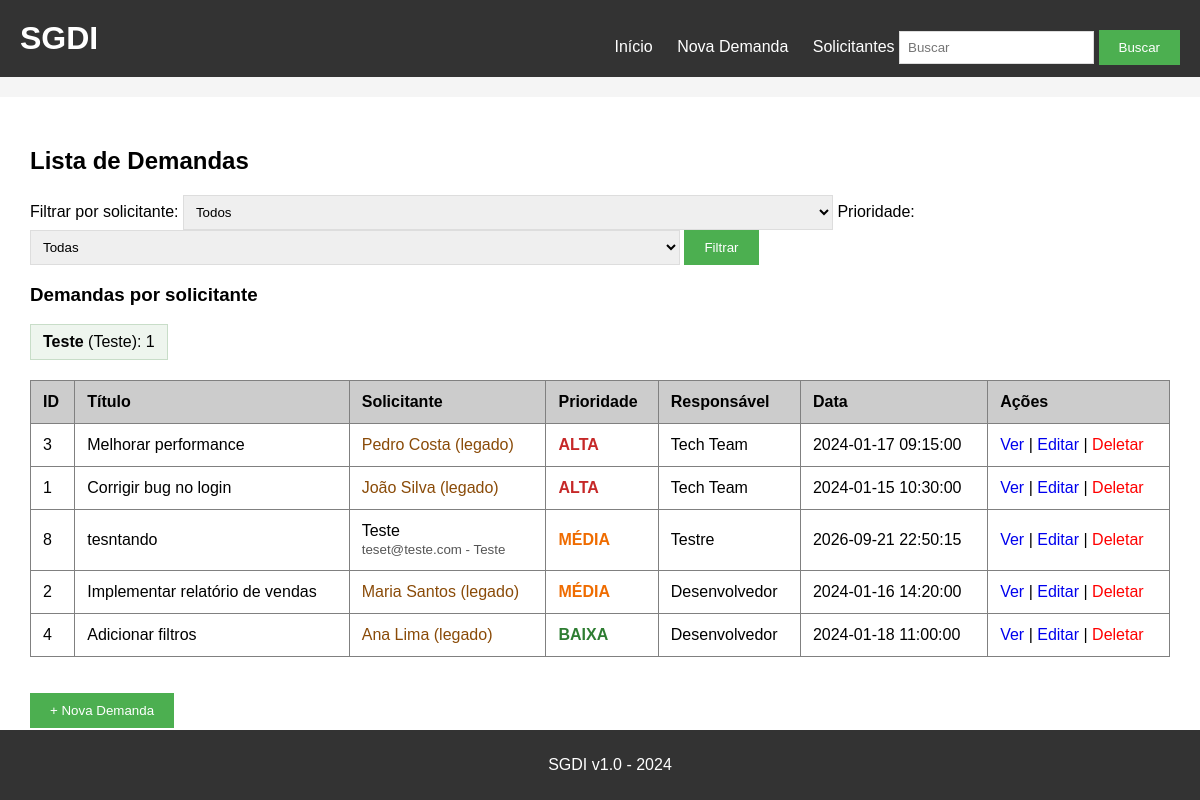
Before: / with the older database file.
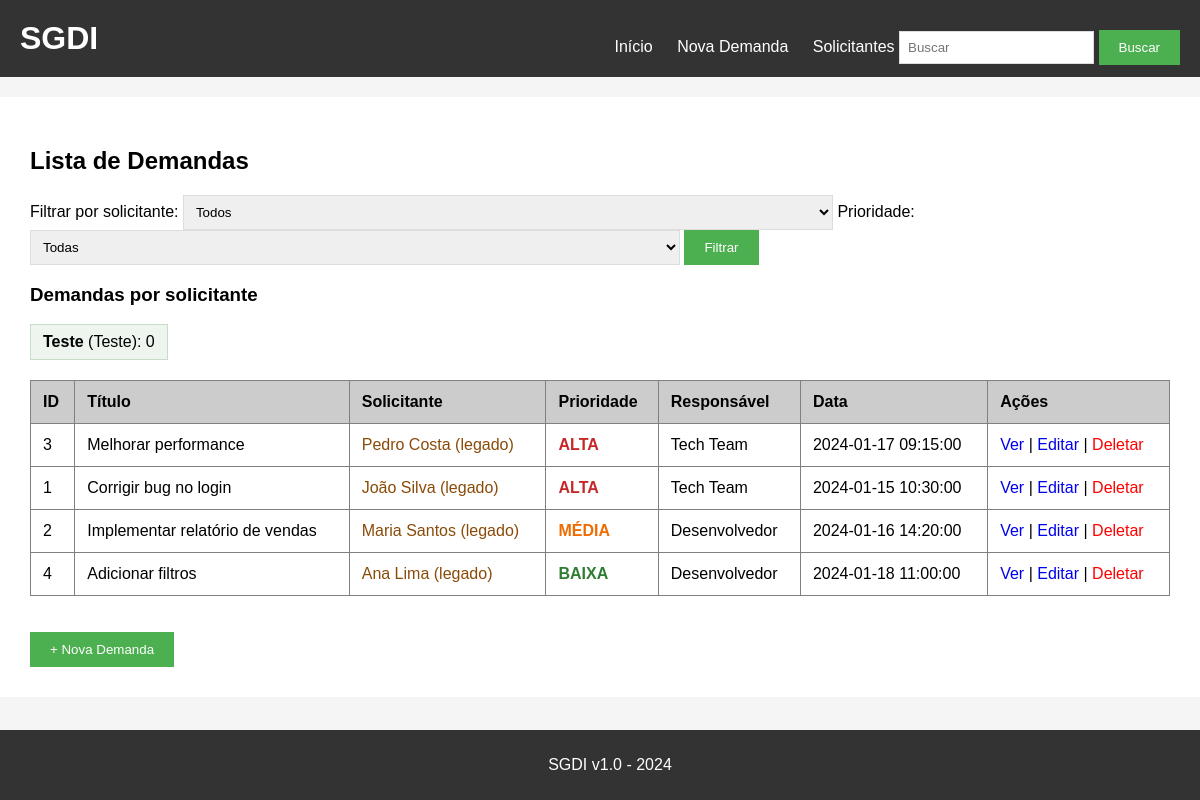
After: the same page with the newer database file.
### tables this page shows
CREATE TABLE solicitantes (
        id INTEGER PRIMARY KEY AUTOINCREMENT,
        nome TEXT NOT NULL COLLATE NOCASE UNIQUE,
        email TEXT NOT NULL COLLATE NOCASE UNIQUE,
        departamento TEXT NOT NULL
    );

CREATE TABLE demandas (
    id INTEGER PRIMARY KEY AUTOINCREMENT,
    titulo TEXT NOT NULL,
    descricao TEXT,
    solicitante TEXT NOT NULL,
    data_criacao TEXT NOT NULL,
    prioridade TEXT NOT NULL DEFAULT 'MÉDIA',
    responsavel TEXT NOT NULL
, solicitante_id INTEGER REFERENCES solicitantes(id));

### app.py (the view)
@app.route('/')
def index():
    conn = get_db()
    ensure_schema(conn)
    solicitantes = get_solicitantes(conn)
    solicitante_id = request.args.get('solicitante_id', type=int)
    prioridade = request.args.get('prioridade', '')
    where = []
    params = []
    if solicitante_id:
        where.append('d.solicitante_id = ?')
        params.append(solicitante_id)
    if prioridade in ('ALTA', 'MÉDIA', 'BAIXA'):
        where.append('d.prioridade = ?')
        params.append(prioridade)
    clause = 'WHERE ' + ' AND '.join(where) if where else ''
    demandas = conn.execute(f'''SELECT d.*, s.nome AS solicitante_nome,
            s.email AS solicitante_email, s.departamento AS solicitante_departamento
        FROM demandas d LEFT JOIN solicitantes s ON s.id = d.solicitante_id
        {clause}
        ORDER BY CASE d.prioridade WHEN "ALTA" THEN 1 WHEN "MÉDIA" THEN 2 ELSE 3 END,
            d.id DESC''', params).fetchall()
    resumo = conn.execute('''SELECT s.id, s.nome, s.email, s.departamento,
            COUNT(d.id) AS total_demandas
        FROM solicitantes s LEFT JOIN demandas d ON d.solicitante_id = s.id
        GROUP BY s.id ORDER BY s.nome''').fetchall()
    conn.close()
    return render_template('index.html', demandas=demandas, solicitantes=solicitantes,
                           resumo=resumo, filtro_solicitante=solicitante_id,
                           filtro_prioridade=prioridade, solicitante_label=solicitante_label)

### app.py (called while the page is built)
def get_db():
    conn = sqlite3.connect('demandas.db')
    conn.row_factory = sqlite3.Row
    conn.execute('PRAGMA foreign_keys = ON')
    return conn

def ensure_schema(conn):
    conn.execute('''CREATE TABLE IF NOT EXISTS solicitantes (
        id INTEGER PRIMARY KEY AUTOINCREMENT,
        nome TEXT NOT NULL COLLATE NOCASE UNIQUE,
        email TEXT NOT NULL COLLATE NOCASE UNIQUE,
        departamento TEXT NOT NULL
    )''')
    columns = [row['name'] for row in conn.execute('PRAGMA table_info(demandas)')]
    if 'solicitante_id' not in columns:
        conn.execute('ALTER TABLE demandas ADD COLUMN solicitante_id INTEGER REFERENCES solicitantes(id)')
    conn.commit()

def get_solicitantes(conn):
    return conn.execute(
        'SELECT id, nome, email, departamento FROM solicitantes ORDER BY nome'
    ).fetchall()

### templates/index.html (shortened to what this page needs)
{% extends "base.html" %}
{% block content %}
<h2>Lista de Demandas</h2>
<form method="GET" action="/">
<label>Filtrar por solicitante:</label>
<select name="solicitante_id">
<option value="">Todos</option>
</select>
<label>Prioridade:</label>
<select name="prioridade">
<option value="">Todas</option>
</select>
<button type="submit">Filtrar</button>
</form>
{% if resumo %}
<h3>Demandas por solicitante</h3>
<div class="resumo-solicitantes">
{% for item in resumo %}<span><strong>{{ item['nome'] }}</strong> ({{ item['departamento'] }}): {{ item['total_demandas'] }}</span>{% endfor %}
</div>
{% endif %}
<table border="1" cellpadding="10" cellspacing="0" width="100%">
<thead><tr bgcolor="#cccccc">
<th>ID</th><th>Título</th><th>Solicitante</th><th>Prioridade</th><th>Responsável</th><th>Data</th><th>Ações</th>
</tr></thead>
<tbody>
{% for demanda in demandas %}
<tr>
<td>{{ demanda['id'] }}</td><td>{{ demanda['titulo'] }}</td><td>
{% if demanda['solicitante_nome'] %}{{ demanda['solicitante_nome'] }}<br><small>{{ demanda['solicitante_email'] }} - {{ demanda['solicitante_departamento'] }}</small>
{% else %}<span class="legado">{{ demanda['solicitante'] }} (legado)</span>{% endif %}
</td>
<td><span class="prioridade prioridade-{{ demanda['prioridade']|lower|replace('é','e') }}">{{ demanda['prioridade'] }}</span></td>
<td>{{ demanda['responsavel'] }}</td><td>{{ demanda['data_criacao'] }}</td>
<td><a href="/detalhes/{{ demanda['id'] }}">Ver</a> | <a href="/editar/{{ demanda['id'] }}">Editar</a> |
<a href="/deletar/{{ demanda['id'] }}" style="color:red;" onclick="return confirm('Deseja realmente deletar esta demanda?')">Deletar</a></td>
</tr>
{% else %}<tr><td colspan="7">Nenhuma demanda encontrada.</td></tr>{% endfor %}
</tbody></table>
<br><br><a href="/nova_demanda"><button>+ Nova Demanda</button></a>
{% endblock %}

### templates/base.html (shortened to what this page needs)
<!DOCTYPE html>
<html>
<head>
    <link rel="stylesheet" href="{{ url_for('static', filename='style.css') }}">
</head>
<body>
    <div class="header">
        <h1>SGDI</h1>
        <div class="menu">
            <a href="/">Início</a>
            <a href="/nova_demanda">Nova Demanda</a>
            <a href="/solicitantes">Solicitantes</a>
            <form action="/buscar" method="GET" style="display:inline;">
                <input type="text" name="q" placeholder="Buscar">
                <button type="submit">Buscar</button>
            </form>
        </div>
    </div>
    <div class="container">
        {% block content %}{% endblock %}
    </div>
    <div class="footer">
        <p>SGDI v1.0 - 2024</p>
    </div>
</body>
</html>

### static/style.css (style rules this page uses)
body { font-family: Arial, sans-serif; background-color: #f5f5f5; padding: 0; margin: 0; }
.header { background-color: #333; color: white; padding: 20px; }
.header h1 { margin: 0; display: inline-block; }
.menu { float: right; margin-top: 10px; }
.menu a { color: white; text-decoration: none; margin-left: 20px; }
.container { max-width: 1200px; margin: 20px auto; background: white; padding: 30px; }
.footer { background-color: #333; color: white; text-align: center; padding: 10px; position: fixed; bottom: 0; width: 100%; }
button { background-color: #4CAF50; color: white; padding: 10px 20px; border: none; cursor: pointer; }
table { border-collapse: collapse; }
th { text-align: left; padding: 12px; }
td { padding: 12px; }
table a { text-decoration: none; }
input[type="text"], textarea { padding: 8px; border: 1px solid #ddd; }
.prioridade { font-weight: bold; }
.prioridade-alta { color: #c62828; }
.prioridade-media { color: #ef6c00; }
.prioridade-baixa { color: #2e7d32; }
input[type="text"], textarea, select { padding: 8px; border: 1px solid #ddd; max-width: 100%; }
select { width: 100%; max-width: 650px; }
.resumo-solicitantes { display: flex; flex-wrap: wrap; gap: 12px; margin: 12px 0 20px; }
.resumo-solicitantes span { background: #eef5ee; border: 1px solid #c8ddc8; padding: 8px 12px; }
.legado { color: #8a4b08; }

### templates/base.html (style rules this page uses)
body { margin: 0; }

Changed rows visible on the page:
removed demandas: id "8", titulo "tesntando", solicitante_nome "Teste", solicitante_email "teset@teste.com", solicitante_departamento "Teste", prioridade "MÉDIA", responsavel "Testre", data_criacao "2026-09-21 22:50:15"
computed for solicitantes "Teste": total_demandas "1" → "0"
